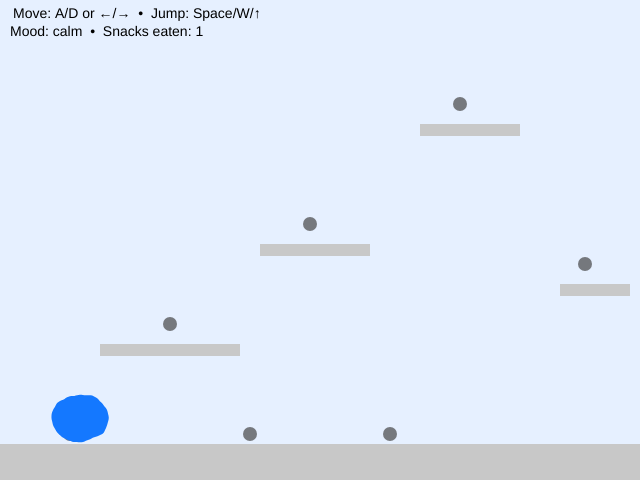
Frame 1 (no input)
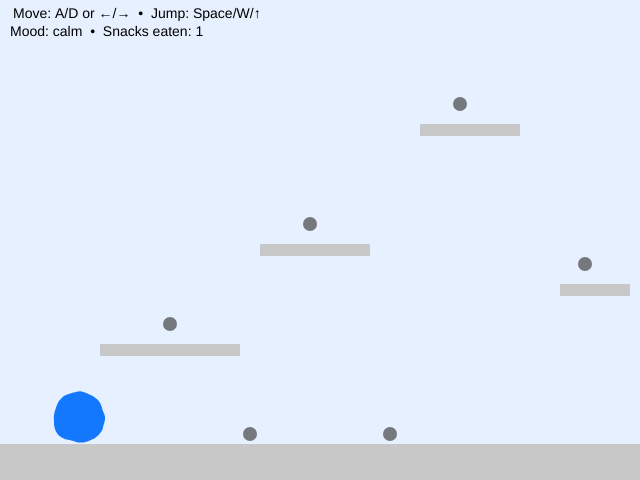
Frame 60 (no input)
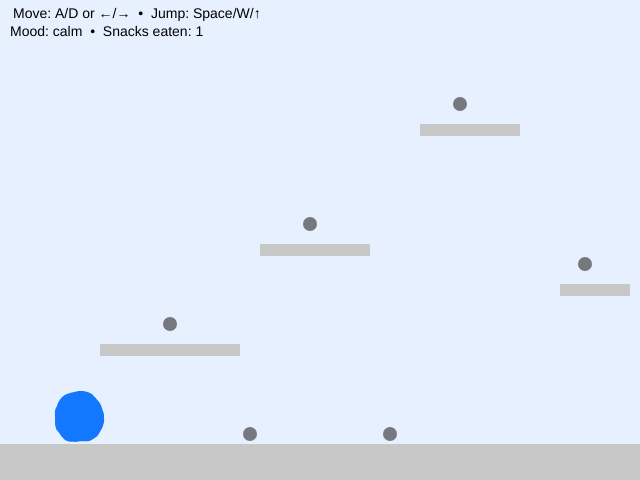
Frame 120 (the mouse pressed at the canvas centre since frame 60)

The p5.js sketch that drew these frames (run headless with seeded random() and noise() and a simulated clock; from frame 60 on, the mouse is pressed at the canvas centre):

// p5.js sketch
// ── sketch.js
// ---------------------- Globals ----------------------
// Simple mood + snack objects version (based on your original structure)
//
// Mood rules:
// - Happy when jumping 
// - Calm otherwise
//
// Mischief/snacks:
// - Small objects ("snacks") placed around the map
// - When blob touches a snack, it "eats" it 

let floorY3;
let restartBtn3;

// Player blob
let blob3 = {
  x: 80,
  y: 0,

  r: 26,
  points: 100,
  wobble: 7,
  wobbleFreq: 0.9,

  t: 0,
  tSpeed: 0.01,

  vx: 0,
  vy: 0,

  accel: 0.55,
  maxRun: 4.0,
  gravity: 0.65,
  jumpV: -15.0,

  onGround: false,

  frictionAir: 0.995,

  frictionGround: 0.88,

  // Mood visuals (blended)
  mood: { color: [20, 120, 255] },
};

let platforms = [];

// --- Mood system ---
let mood3 = "calm";
const moodLerp = 0.12;

const MOODS = {
  calm:  { wobble: 6,  wobbleFreq: 0.85, tSpeed: 0.010, color: [20, 120, 255] },
  happy: { wobble: 12,  wobbleFreq: 1.20, tSpeed: 0.015, color: [60, 200, 120] },
};

let wasOnGround3 = false;

// --- Snacks ---
let snacks3 = [];
let eatenCount3 = 0;

function setup() {
  createCanvas(640, 480);

  floorY3 = height - 36;

  noStroke();
  textFont("sans-serif");
  textSize(14);

  platforms = [
  { x: 0, y: floorY3, w: width, h: height - floorY3 }, // floor

  // Tall, spaced vertical platforms
  { x: 100, y: floorY3 - 100, w: 140, h: 12 },   // low
  { x: 260, y: floorY3 - 200, w: 110, h: 12 },   // mid
  { x: 420, y: floorY3 - 320, w: 100, h: 12 },   // high
  { x: 560, y: floorY3 - 160, w: 70,  h: 12 },   // side ledge
];


  blob3.y = floorY3 - blob3.r - 1;

  // Place snacks (simple circles) above platforms + around the map
  snacks3 = [
  { x: 170, y: floorY3 - 120, r: 7, alive: true },
  { x: 310, y: floorY3 - 220, r: 7, alive: true },
  { x: 460, y: floorY3 - 340, r: 7, alive: true },
  { x: 585, y: floorY3 - 180, r: 7, alive: true },
  { x: 70,  y: floorY3 - 10,  r: 7, alive: true },
  { x: 250, y: floorY3 - 10,  r: 7, alive: true },
  { x: 390, y: floorY3 - 10,  r: 7, alive: true },
];

  restartBtn3 = createButton("Restart");
restartBtn3.position(10, height + 10);
restartBtn3.mousePressed(restartGame3);
}

function draw() {
if (mood3 === "happy") background(220, 255, 230);
else background(230, 240, 255); // calm


  // Draw platforms
  fill(200);
  for (const p of platforms) rect(p.x, p.y, p.w, p.h);

  // Draw snacks
  drawSnacks3();

  // Input: left/right
  let move = 0;
  if (keyIsDown(65) || keyIsDown(LEFT_ARROW)) move -= 1;
  if (keyIsDown(68) || keyIsDown(RIGHT_ARROW)) move += 1;
  blob3.vx += blob3.accel * move;

  // Friction and clamp
  blob3.vx *= blob3.onGround ? blob3.frictionGround : blob3.frictionAir;
  blob3.vx = constrain(blob3.vx, -blob3.maxRun, blob3.maxRun);

  // Gravity
  blob3.vy += blob3.gravity;

  // Collision box (AABB)
  let box = {
    x: blob3.x - blob3.r,
    y: blob3.y - blob3.r,
    w: blob3.r * 2,
    h: blob3.r * 2,
  };

  // Step 1: Horizontal collisions
  box.x += blob3.vx;
  for (const s of platforms) {
    if (overlap(box, s)) {
      if (blob3.vx > 0) box.x = s.x - box.w;
      else if (blob3.vx < 0) box.x = s.x + s.w;
      blob3.vx = 0;
    }
  }

  // Step 2: Vertical collisions
  box.y += blob3.vy;
  blob3.onGround = false;

  for (const s of platforms) {
    if (overlap(box, s)) {
      if (blob3.vy > 0) {
        box.y = s.y - box.h;
        blob3.vy = 0;
        blob3.onGround = true;
      } else if (blob3.vy < 0) {
        box.y = s.y + s.h;
        blob3.vy = 0;
      }
    }
  }

  // Convert back to center
  blob3.x = box.x + box.w / 2;
  blob3.y = box.y + box.h / 2;
  blob3.x = constrain(blob3.x, blob3.r, width - blob3.r);

  // --- Mood update (simple) ---
  // Happy when jumping (moving up)
  const fellOff = wasOnGround3 && !blob3.onGround && blob3.vy > 0.4;

  if (blob3.vy < -0.2) setMood3("happy");
  else if (fellOff && blob3.vy > 2.0)  setMood3("calm");

  wasOnGround3 = blob3.onGround;

  // Blend mood visuals into blob parameters
  applyMood3(blob3);

  // Eat snacks (after final position is known)
  eatSnacks3();

  // Draw blob
  blob3.t += blob3.tSpeed;
  drawBlobCircle(blob3);

  // HUD
  fill(0);
  text("Move: A/D or ←/→  •  Jump: Space/W/↑", 13, 18);
  text(`Mood: ${mood3}  •  Snacks eaten: ${eatenCount3}`, 10, 36);
}

// --- Snacks helpers ---
function drawSnacks3() {
  fill(60, 60, 60, 170);
  for (const s of snacks3) {
    if (!s.alive) continue;
    circle(s.x, s.y, s.r * 2);
  }
}

function eatSnacks3() {
  for (const s of snacks3) {
    if (!s.alive) continue;

    const dx = s.x - blob3.x;
    const dy = s.y - blob3.y;
    const d = sqrt(dx * dx + dy * dy);

    if (d < s.r + blob3.r) {
      s.alive = false;
      eatenCount3 += 1;
    }
  }
}

// --- Mood helpers ---
function setMood3(name) {
  mood3 = MOODS[name] ? name : "calm";
}

function applyMood3(b) {
  const m = MOODS[mood3];

  b.wobble = lerp(b.wobble, m.wobble, moodLerp);
  b.wobbleFreq = lerp(b.wobbleFreq, m.wobbleFreq, moodLerp);
  b.tSpeed = lerp(b.tSpeed, m.tSpeed, moodLerp);

  b.mood.color[0] = lerp(b.mood.color[0], m.color[0], moodLerp);
  b.mood.color[1] = lerp(b.mood.color[1], m.color[1], moodLerp);
  b.mood.color[2] = lerp(b.mood.color[2], m.color[2], moodLerp);
}

// AABB overlap
function overlap(a, b) {
  return (
    a.x < b.x + b.w &&
    a.x + a.w > b.x &&
    a.y < b.y + b.h &&
    a.y + a.h > b.y
  );
}

// Draw blob with Perlin noise edge
function drawBlobCircle(b) {
  fill(b.mood.color[0], b.mood.color[1], b.mood.color[2]);
  beginShape();

  for (let i = 0; i < b.points; i++) {
    const a = (i / b.points) * TAU;

    const n = noise(
      cos(a) * b.wobbleFreq + 100,
      sin(a) * b.wobbleFreq + 100,
      b.t
    );

    const rr = b.r + map(n, 0, 1, -b.wobble, b.wobble);
    vertex(b.x + cos(a) * rr, b.y + sin(a) * rr);
  }

  endShape(CLOSE);
}
function restartGame3() {
  // Reset blob
  blob3.x = 80;
  blob3.y = floorY3 - blob3.r - 1;
  blob3.vx = 0;
  blob3.vy = 0;
  blob3.onGround = false;

  // Reset mood
  mood3 = "calm";
  blob3.mood.color = [20, 120, 255];

  // Reset snacks
  for (const s of snacks3) {
    s.alive = true;
  }

  eatenCount3 = 0;
  wasOnGround3 = false;
}


// Jump input
function keyPressed() {
  if (
    (key === " " || key === "W" || key === "w" || keyCode === UP_ARROW) &&
    blob3.onGround
  ) {
    blob3.vy = blob3.jumpV;
    blob3.onGround = false;
  }
}
